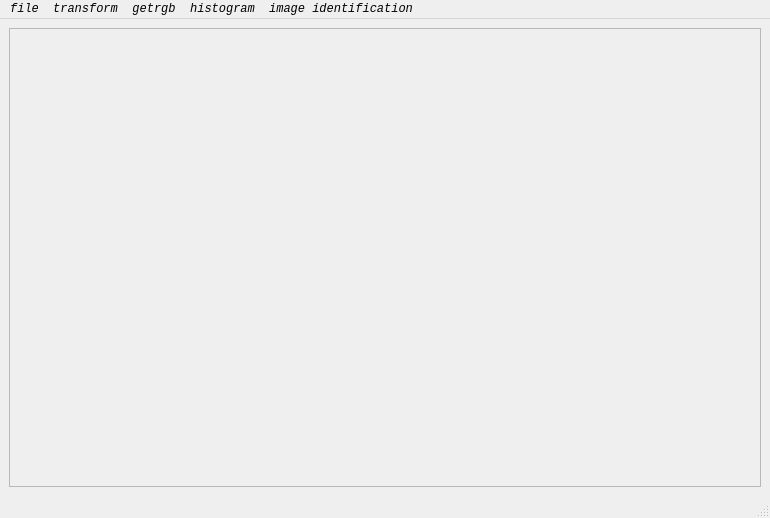
<?xml version="1.0" encoding="UTF-8"?>
<ui version="4.0">
 <class>MainWindow</class>
 <widget class="QMainWindow" name="MainWindow">
  <property name="geometry">
   <rect>
    <x>0</x>
    <y>0</y>
    <width>770</width>
    <height>518</height>
   </rect>
  </property>
  <property name="windowTitle">
   <string>MainWindow</string>
  </property>
  <widget class="QWidget" name="centralwidget">
   <layout class="QGridLayout" name="gridLayout">
    <item row="0" column="0">
     <widget class="QScrollArea" name="scrollArea">
      <property name="mouseTracking">
       <bool>true</bool>
      </property>
      <property name="widgetResizable">
       <bool>true</bool>
      </property>
      <widget class="QWidget" name="scrollAreaWidgetContents">
       <property name="geometry">
        <rect>
         <x>0</x>
         <y>0</y>
         <width>750</width>
         <height>452</height>
        </rect>
       </property>
       <widget class="QLabel" name="label">
        <property name="geometry">
         <rect>
          <x>0</x>
          <y>0</y>
          <width>751</width>
          <height>461</height>
         </rect>
        </property>
        <property name="text">
         <string/>
        </property>
       </widget>
      </widget>
     </widget>
    </item>
   </layout>
  </widget>
  <widget class="QStatusBar" name="statusbar"/>
  <widget class="QMenuBar" name="menubar">
   <property name="geometry">
    <rect>
     <x>0</x>
     <y>0</y>
     <width>770</width>
     <height>23</height>
    </rect>
   </property>
   <property name="font">
    <font>
     <family>Consolas</family>
     <italic>true</italic>
    </font>
   </property>
   <widget class="QMenu" name="menufile">
    <property name="font">
     <font>
      <family>Consolas</family>
      <italic>true</italic>
     </font>
    </property>
    <property name="title">
     <string>file</string>
    </property>
    <addaction name="actionopen"/>
   </widget>
   <widget class="QMenu" name="menuTransform">
    <property name="font">
     <font>
      <family>Consolas</family>
      <italic>true</italic>
     </font>
    </property>
    <property name="title">
     <string>transform</string>
    </property>
    <widget class="QMenu" name="menuGeometric_transformation">
     <property name="font">
      <font>
       <family>Consolas</family>
       <italic>true</italic>
      </font>
     </property>
     <property name="title">
      <string>Geometric transformation</string>
     </property>
     <widget class="QMenu" name="menuAffine_transformation">
      <property name="title">
       <string>Affine transformation</string>
      </property>
      <addaction name="actionThree_point_method"/>
      <addaction name="actionSpecify_angle_and_scale"/>
      <addaction name="actionMirror_flip"/>
     </widget>
     <addaction name="actionSize"/>
     <addaction name="menuAffine_transformation"/>
    </widget>
    <widget class="QMenu" name="menuEnhancement_transformation">
     <property name="title">
      <string>Enhancement transformation</string>
     </property>
     <addaction name="actionImage_smoothing"/>
    </widget>
    <addaction name="menuGeometric_transformation"/>
    <addaction name="menuEnhancement_transformation"/>
    <addaction name="actionGray_scale_linear_transformation"/>
   </widget>
   <widget class="QMenu" name="menugetrgb">
    <property name="font">
     <font>
      <family>Consolas</family>
      <italic>true</italic>
     </font>
    </property>
    <property name="title">
     <string>getrgb</string>
    </property>
    <addaction name="actionGet_Original_image_rgb"/>
   </widget>
   <widget class="QMenu" name="menuHistogram">
    <property name="title">
     <string>histogram</string>
    </property>
    <addaction name="action_grayscale_distribution_histogram"/>
    <addaction name="actionRgb_distribution_histogram"/>
   </widget>
   <widget class="QMenu" name="menuImage_Identification">
    <property name="font">
     <font>
      <family>Consolas</family>
      <italic>true</italic>
     </font>
    </property>
    <property name="title">
     <string>image identification</string>
    </property>
    <addaction name="actionObject_detection_demo"/>
   </widget>
   <addaction name="menufile"/>
   <addaction name="menuTransform"/>
   <addaction name="menugetrgb"/>
   <addaction name="menuHistogram"/>
   <addaction name="menuImage_Identification"/>
  </widget>
  <action name="actionopen">
   <property name="text">
    <string>open</string>
   </property>
   <property name="shortcut">
    <string>Ctrl+O</string>
   </property>
   <property name="shortcutContext">
    <enum>Qt::ApplicationShortcut</enum>
   </property>
  </action>
  <action name="actionSize">
   <property name="text">
    <string>Size</string>
   </property>
   <property name="font">
    <font>
     <family>Consolas</family>
     <italic>true</italic>
    </font>
   </property>
  </action>
  <action name="actionGet_Original_image_rgb">
   <property name="text">
    <string>Get original_image rgb</string>
   </property>
   <property name="font">
    <font>
     <family>Consolas</family>
     <italic>true</italic>
    </font>
   </property>
  </action>
  <action name="actionGet_transformed_image_rgb">
   <property name="text">
    <string>get transformed_image rgb</string>
   </property>
   <property name="font">
    <font>
     <family>Consolas</family>
     <italic>true</italic>
    </font>
   </property>
  </action>
  <action name="action_grayscale_distribution_histogram">
   <property name="text">
    <string> Grayscale distribution histogram</string>
   </property>
   <property name="font">
    <font>
     <family>Consolas</family>
     <italic>true</italic>
    </font>
   </property>
  </action>
  <action name="actionRgb_distribution_histogram">
   <property name="text">
    <string> Rgb distribution histogram</string>
   </property>
   <property name="font">
    <font>
     <family>Consolas</family>
     <italic>true</italic>
    </font>
   </property>
  </action>
  <action name="actionThree_point_method">
   <property name="text">
    <string>Three-point method</string>
   </property>
   <property name="font">
    <font>
     <family>Consolas</family>
     <italic>true</italic>
    </font>
   </property>
  </action>
  <action name="actionSpecify_angle_and_scale">
   <property name="text">
    <string>Specify angle and scale</string>
   </property>
   <property name="font">
    <font>
     <family>Consolas</family>
     <italic>true</italic>
    </font>
   </property>
  </action>
  <action name="actionMirror_flip">
   <property name="text">
    <string>Mirror flip</string>
   </property>
   <property name="font">
    <font>
     <family>Consolas</family>
     <italic>true</italic>
    </font>
   </property>
  </action>
  <action name="actionImage_smoothing">
   <property name="text">
    <string>Image smoothing</string>
   </property>
   <property name="font">
    <font>
     <family>Consolas</family>
     <italic>true</italic>
    </font>
   </property>
  </action>
  <action name="actionGray_scale_linear_transformation">
   <property name="text">
    <string>Gray scale linear transformation</string>
   </property>
   <property name="font">
    <font>
     <family>Consolas</family>
     <italic>true</italic>
    </font>
   </property>
  </action>
  <action name="actionObject_detection_demo">
   <property name="text">
    <string>Object detection(demo)</string>
   </property>
   <property name="font">
    <font>
     <family>Consolas</family>
     <italic>true</italic>
    </font>
   </property>
  </action>
 </widget>
 <resources/>
 <connections/>
</ui>
